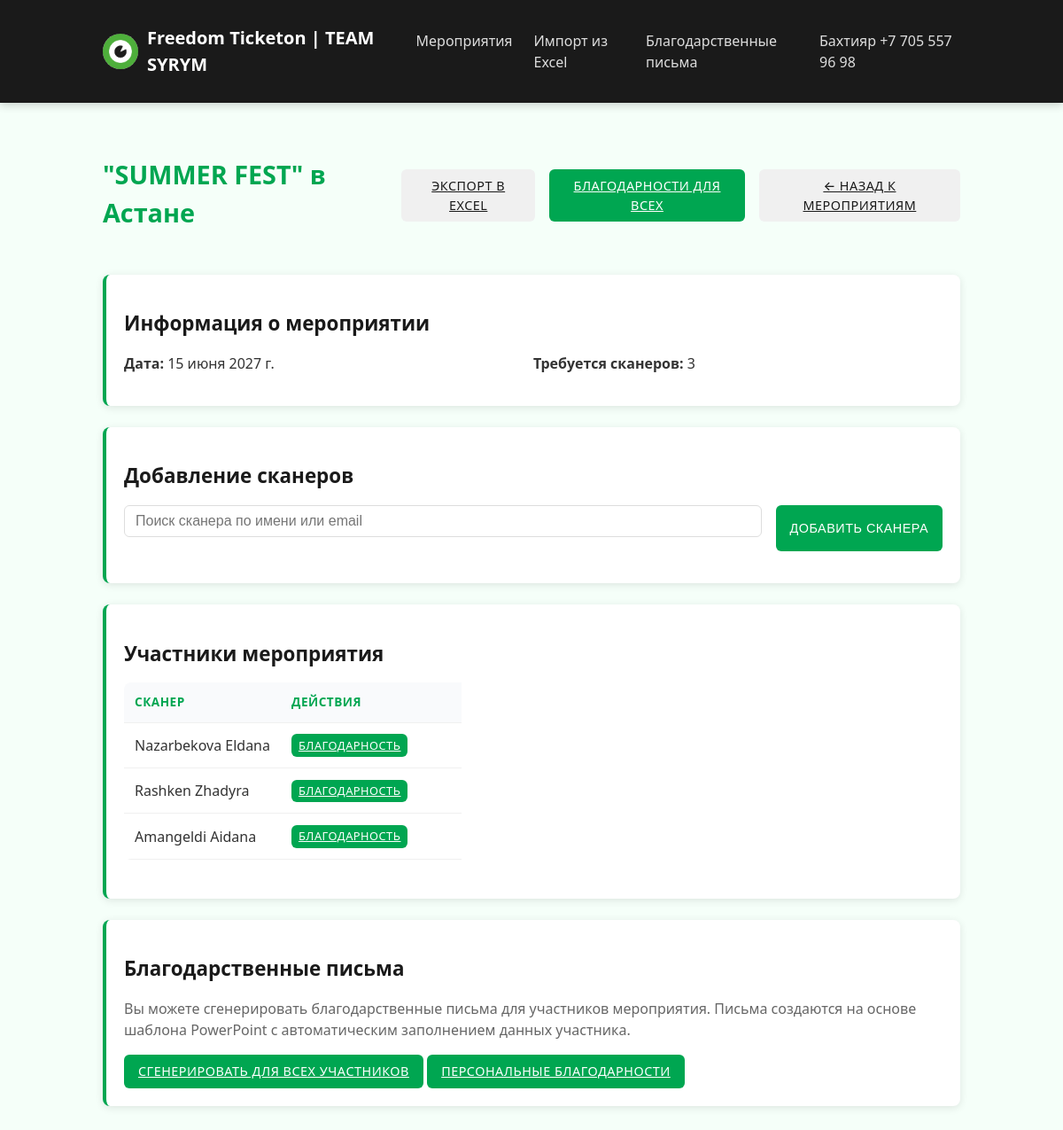
Page /events/254/edit/ (signed in) on the committed database.
### core/models.py (models this page shows, shortened)
class Event(models.Model):
    name = models.CharField(max_length=128)
    date = models.DateField()
    volunteers_required = models.PositiveIntegerField()
    leader = models.ForeignKey(User, on_delete=models.CASCADE)
    duration_hours = models.FloatField(null=True, blank=True, help_text="Длительность мероприятия в часах")

class EventParticipant(models.Model):
    event = models.ForeignKey(Event, on_delete=models.CASCADE, related_name='participants')
    volunteer = models.ForeignKey(Scanner, on_delete=models.CASCADE)
    is_late = models.BooleanField(default=False)
    late_minutes = models.PositiveIntegerField(null=True, blank=True)
    hours_awarded = models.FloatField(default=0)
    class Meta:
        unique_together = ('event', 'volunteer')

class Scanner(models.Model):
    first_name = models.CharField(max_length=64)
    last_name = models.CharField(max_length=64)
    email = models.EmailField(unique=True)

### core/views.py (the view, shortened to what this page needs)
# urls.py: path('events/<int:event_id>/edit/', event_edit, name='event_edit'),
@team_leader_required
def event_edit(request, event_id):
    event = Event.objects.get(id=event_id)
    all_scanners = Scanner.objects.all()
    participants = EventParticipant.objects.filter(event=event).select_related('volunteer')
    return render(request, 'core/event_edit.html', {
        'event': event,
        'all_scanners': all_scanners,
        'participants': participants,
        'is_creator': event.leader == request.user,
        'is_admin': request.user.is_staff
    })

### core/models.py (called while the page is built)
def is_team_leader(user):
    return user.groups.filter(name='Тимлидеры').exists()

### core/views.py (called while the page is built)
def is_team_leader_or_admin(user):
    return user.is_authenticated and (user.is_team_leader or user.is_staff)

### templates/core/event_edit.html (shortened to what this page needs)
{% extends 'base.html' %}
{% load custom_filters %}
{% block content %}
<div class="flex justify-between items-center mb-3">
    <h1>{{ event.name }}</h1>
    <div class="flex gap-2">
        <a href="{% url 'event_export' event.id %}" class="btn btn-secondary">Экспорт в Excel</a>
        <a href="{% url 'generate_all_certificates' event.id %}" class="btn btn-success">Благодарности для всех</a>
        <a href="{% url 'events' %}" class="btn btn-secondary">← Назад к мероприятиям</a>
    </div>
</div>
<div class="card mb-3">
    <h2>Информация о мероприятии</h2>
    <div class="flex mb-2">
        <div style="flex: 1;">
            <strong>Дата:</strong> {{ event.date }}
        </div>
        <div style="flex: 1;">
            <strong>Требуется сканеров:</strong> {{ event.volunteers_required }}
        </div>
    </div>
</div>
<div class="card mb-3">
    <h2 class="mb-2">Добавление сканеров</h2>
    <form id="add-volunteer-form" method="post" class="search-container mb-2">
        <div class="flex gap-2">
            <input id="volunteer-search" type="text" class="form-control" placeholder="Поиск сканера по имени или email" autocomplete="off" style="flex:1">
            <button name="add_volunteer" class="btn btn-primary" disabled id="add-volunteer-btn">Добавить сканера</button>
        </div>
    </form>
</div>
<div class="card mb-3">
    <h2 class="mb-2">Участники мероприятия</h2>
    {% if participants %}
    <form method="post">
        <table>
            <thead>
                <tr>
                    <th>Сканер</th>
                    <th style="width: 180px;">Действия</th>
                </tr>
            </thead>
            <tbody>
                {% for p in participants %}
                <tr>
                    <td>{{ p.volunteer.first_name }} {{ p.volunteer.last_name }}</td>
                    <td>
                        <a href="{% url 'generate_certificate' p.id %}" class="btn btn-success" style="font-size: 0.8rem; padding: 0.2rem 0.5rem;">Благодарность</a>
                    </td>
                </tr>
                {% endfor %}
            </tbody>
        </table>
    </form>
    {% else %}
    <p style="color: #666; text-align: center; padding: 1rem;">
        Пока нет добавленных сканеров
    </p>
    {% endif %}
</div>
<div class="card mt-3">
    <h2 class="mb-2">Благодарственные письма</h2>
    <p class="mb-2" style="color: #666;">
        Вы можете сгенерировать благодарственные письма для участников мероприятия.
        Письма создаются на основе шаблона PowerPoint с автоматическим заполнением данных участника.
    </p>
    <div>
        <a href="{% url 'generate_all_certificates' event.id %}" class="btn btn-success">Сгенерировать для всех участников</a>
        <a href="{% url 'scanner_certificates' %}" class="btn btn-primary">Персональные благодарности</a>
    </div>
</div>
{% endblock %}

### templates/base.html (shortened to what this page needs)
{% load static %}
<!DOCTYPE html>
<html lang="ru">
<head>
    <link rel="stylesheet" href="{% static 'css/main.css' %}">
</head>
<body>
    <nav class="navbar">
        <div class="container">
            <div class="navbar-top">
                <a href="{% url 'home' %}" class="navbar-brand">
                    <img src="{% static 'img/freedom_logo.jpg' %}" alt="Freedom Logo" class="logo">
                    <span class="brand-text">Freedom Ticketon | TEAM SYRYM</span>
                </a>
            </div>
            {% if user.is_authenticated %}
            <ul class="navbar-nav" id="mobileMenu">
                <li class="nav-item">
                    <a href="{% url 'events' %}" class="nav-link">Мероприятия</a>
                </li>
                <li class="nav-item">
                    <a href="{% url 'import_excel' %}" class="nav-link">Импорт из Excel</a>
                </li>
                <li class="nav-item">
                    <a href="{% url 'scanner_certificates' %}" class="nav-link">Благодарственные письма</a>
                </li>
                <li class="nav-item">
                    <span class="nav-link">{{ user.first_name }} {{ user.last_name }}</span>
                </li>
            </ul>
            {% endif %}
        </div>
    </nav>
    <div class="container mt-3">
        {% block content %}{% endblock %}
    </div>
</body>
</html>

### static/css/main.css (style rules this page uses)
:root { --primary-color: #00a651; --primary-hover: #008442; --accent-color: #4dc075; --light-color: #f5fff9; --dark-color: #1a1a1a; --gray-color: #f0f0f0; --text-color: #333; --danger-color: #d84040; --success-color: #00a651; }
body { font-family: "Segoe UI", -apple-system, BlinkMacSystemFont, Roboto, Oxygen, Ubuntu, sans-serif; background-color: var(--light-color); color: var(--text-color); line-height: 1.5; margin: 0; padding: 0; -webkit-font-smoothing: antialiased; -moz-osx-font-smoothing: grayscale; }
.container { width: 100%; max-width: 1000px; margin: 0 auto; padding: 1rem; box-sizing: border-box; }
.card { background: white; border-radius: 8px; box-shadow: 0 2px 10px rgba(0, 0, 0, 0.1); padding: 20px; margin-bottom: 20px; border-left: 4px solid var(--primary-color); overflow: hidden; }
h1, h2, h3 { color: var(--dark-color); font-weight: 600; word-wrap: break-word; }
h1 { font-size: 1.8rem; margin-bottom: 1.5rem; color: var(--primary-color); }
h2 { font-size: 1.4rem; margin-bottom: 1rem; color: var(--dark-color); }
.form-control { display: block; width: 100%; padding: 0.5rem 0.75rem; border: 1px solid #ddd; border-radius: 6px; margin-bottom: 1rem; font-size: 1rem; transition: all 0.2s ease; box-sizing: border-box; }
.btn { padding: 0.5rem 1rem; border-radius: 6px; border: none; cursor: pointer; font-weight: 500; transition: background-color 0.2s, transform 0.1s; text-transform: uppercase; letter-spacing: 0.5px; font-size: 0.9rem; display: inline-block; text-align: center; }
.btn-primary { background-color: var(--primary-color); color: white; }
.btn-secondary { background-color: var(--gray-color); color: var(--dark-color); }
.btn-success { background-color: var(--success-color); color: white; }
table { width: 100%; border-collapse: collapse; margin-bottom: 1.5rem; background-color: white; border-radius: 8px; overflow-x: auto; display: block; }
th, td { padding: 0.75rem; text-align: left; border-bottom: 1px solid var(--gray-color); }
th { font-weight: 600; background-color: #f9fafc; color: var(--primary-color); text-transform: uppercase; font-size: 0.85rem; letter-spacing: 0.5px; }
.search-container { position: relative; margin-bottom: 1rem; width: 100%; }
.mb-2 { margin-bottom: 1rem; }
.mb-3 { margin-bottom: 1.5rem; }
.mt-3 { margin-top: 1.5rem; }
.flex { display: flex; }
.items-center { align-items: center; }
.justify-between { justify-content: space-between; }
.gap-2 { gap: 1rem; }
.navbar { background-color: var(--dark-color); color: white; padding: 0.75rem 0; box-shadow: 0 2px 10px rgba(0,0,0,0.2); position: relative; }
.navbar .container { display: flex; justify-content: space-between; align-items: center; }
.navbar-brand { font-size: 1.25rem; font-weight: 600; color: white; text-decoration: none; display: flex; align-items: center; }
.navbar-nav { display: flex; list-style: none; margin: 0; padding: 0; }
.nav-item { margin-left: 1.5rem; }
.nav-link { color: rgba(255, 255, 255, 0.85); text-decoration: none; transition: color 0.2s; position: relative; padding: 0.5rem 0; }
.nav-link::after { content: ''; position: absolute; bottom: 0; left: 0; width: 0; height: 2px; background-color: var(--primary-color); transition: width 0.3s; }

### templates/base.html (style rules this page uses)
.logo { width: 40px; height: 40px; margin-right: 10px; border-radius: 50%; }
.navbar-brand { display: flex; align-items: center; }

### rows in the picture
Event: name "\"SUMMER FEST\" в Астане", date "15 июня 2027 г.", volunteers_required "3"
EventParticipant: volunteer.first_name "Nazarbekova", volunteer.last_name "Eldana"
EventParticipant: volunteer.first_name "Rashken", volunteer.last_name "Zhadyra"
EventParticipant: volunteer.first_name "Amangeldi", volunteer.last_name "Aidana"

### other values in the picture
{{ user.first_name }} "Бахтияр"
{{ user.last_name }} "+7 705 557 96 98"
